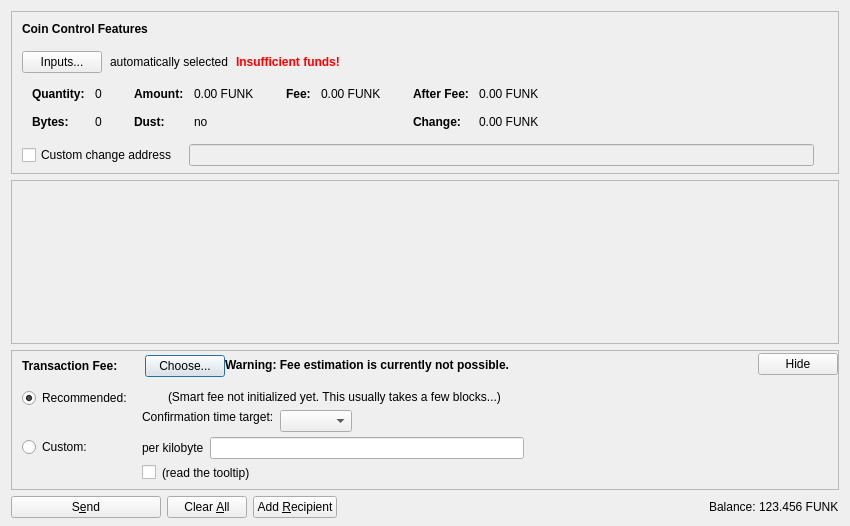
<?xml version="1.0" encoding="UTF-8"?>
<ui version="4.0">
 <class>SendCoinsDialog</class>
 <widget class="QDialog" name="SendCoinsDialog">
  <property name="geometry">
   <rect>
    <x>0</x>
    <y>0</y>
    <width>850</width>
    <height>526</height>
   </rect>
  </property>
  <property name="windowTitle">
   <string>Send Coins</string>
  </property>
  <layout class="QVBoxLayout" name="verticalLayout" stretch="0,1,0,0">
   <property name="bottomMargin">
    <number>8</number>
   </property>
   <item>
    <widget class="QFrame" name="frameCoinControl">
     <property name="sizePolicy">
      <sizepolicy hsizetype="Expanding" vsizetype="Expanding">
       <horstretch>0</horstretch>
       <verstretch>0</verstretch>
      </sizepolicy>
     </property>
     <property name="maximumSize">
      <size>
       <width>16777215</width>
       <height>16777215</height>
      </size>
     </property>
     <property name="frameShape">
      <enum>QFrame::StyledPanel</enum>
     </property>
     <property name="frameShadow">
      <enum>QFrame::Sunken</enum>
     </property>
     <layout class="QVBoxLayout" name="verticalLayoutCoinControl2">
      <property name="spacing">
       <number>0</number>
      </property>
      <property name="leftMargin">
       <number>0</number>
      </property>
      <property name="topMargin">
       <number>0</number>
      </property>
      <property name="rightMargin">
       <number>0</number>
      </property>
      <property name="bottomMargin">
       <number>6</number>
      </property>
      <item>
       <layout class="QVBoxLayout" name="verticalLayoutCoinControl" stretch="0,0,0,0,1">
        <property name="spacing">
         <number>0</number>
        </property>
        <property name="leftMargin">
         <number>10</number>
        </property>
        <property name="topMargin">
         <number>10</number>
        </property>
        <item>
         <layout class="QHBoxLayout" name="horizontalLayoutCoinControl1">
          <property name="bottomMargin">
           <number>15</number>
          </property>
          <item>
           <widget class="QLabel" name="labelCoinControlFeatures">
            <property name="sizePolicy">
             <sizepolicy hsizetype="Preferred" vsizetype="Maximum">
              <horstretch>0</horstretch>
              <verstretch>0</verstretch>
             </sizepolicy>
            </property>
            <property name="font">
             <font>
              <weight>75</weight>
              <bold>true</bold>
             </font>
            </property>
            <property name="styleSheet">
             <string notr="true">font-weight:bold;</string>
            </property>
            <property name="text">
             <string>Coin Control Features</string>
            </property>
           </widget>
          </item>
         </layout>
        </item>
        <item>
         <layout class="QHBoxLayout" name="horizontalLayoutCoinControl2" stretch="0,0,0,0">
          <property name="spacing">
           <number>8</number>
          </property>
          <property name="bottomMargin">
           <number>10</number>
          </property>
          <item>
           <widget class="QPushButton" name="pushButtonCoinControl">
            <property name="styleSheet">
             <string notr="true"/>
            </property>
            <property name="text">
             <string>Inputs...</string>
            </property>
            <property name="autoDefault">
             <bool>false</bool>
            </property>
           </widget>
          </item>
          <item>
           <widget class="QLabel" name="labelCoinControlAutomaticallySelected">
            <property name="text">
             <string>automatically selected</string>
            </property>
            <property name="margin">
             <number>5</number>
            </property>
           </widget>
          </item>
          <item>
           <widget class="QLabel" name="labelCoinControlInsuffFunds">
            <property name="font">
             <font>
              <weight>75</weight>
              <bold>true</bold>
             </font>
            </property>
            <property name="styleSheet">
             <string notr="true">color:red;font-weight:bold;</string>
            </property>
            <property name="text">
             <string>Insufficient funds!</string>
            </property>
            <property name="margin">
             <number>5</number>
            </property>
           </widget>
          </item>
          <item>
           <spacer name="horizontalSpacerCoinControl">
            <property name="orientation">
             <enum>Qt::Horizontal</enum>
            </property>
            <property name="sizeHint" stdset="0">
             <size>
              <width>40</width>
              <height>1</height>
             </size>
            </property>
           </spacer>
          </item>
         </layout>
        </item>
        <item>
         <widget class="QWidget" name="widgetCoinControl" native="true">
          <property name="sizePolicy">
           <sizepolicy hsizetype="Preferred" vsizetype="Preferred">
            <horstretch>0</horstretch>
            <verstretch>0</verstretch>
           </sizepolicy>
          </property>
          <property name="minimumSize">
           <size>
            <width>0</width>
            <height>0</height>
           </size>
          </property>
          <property name="styleSheet">
           <string notr="true"/>
          </property>
          <layout class="QHBoxLayout" name="horizontalLayoutCoinControl5">
           <property name="leftMargin">
            <number>0</number>
           </property>
           <property name="topMargin">
            <number>0</number>
           </property>
           <property name="rightMargin">
            <number>0</number>
           </property>
           <property name="bottomMargin">
            <number>0</number>
           </property>
           <item>
            <layout class="QHBoxLayout" name="horizontalLayoutCoinControl3" stretch="0,0,0,1">
             <property name="spacing">
              <number>20</number>
             </property>
             <property name="topMargin">
              <number>0</number>
             </property>
             <property name="bottomMargin">
              <number>10</number>
             </property>
             <item>
              <layout class="QFormLayout" name="formLayoutCoinControl1">
               <property name="horizontalSpacing">
                <number>10</number>
               </property>
               <property name="verticalSpacing">
                <number>14</number>
               </property>
               <property name="leftMargin">
                <number>10</number>
               </property>
               <property name="topMargin">
                <number>4</number>
               </property>
               <property name="rightMargin">
                <number>6</number>
               </property>
               <item row="0" column="0">
                <widget class="QLabel" name="labelCoinControlQuantityText">
                 <property name="font">
                  <font>
                   <weight>75</weight>
                   <bold>true</bold>
                  </font>
                 </property>
                 <property name="text">
                  <string>Quantity:</string>
                 </property>
                 <property name="margin">
                  <number>0</number>
                 </property>
                </widget>
               </item>
               <item row="0" column="1">
                <widget class="QLabel" name="labelCoinControlQuantity">
                 <property name="cursor">
                  <cursorShape>IBeamCursor</cursorShape>
                 </property>
                 <property name="contextMenuPolicy">
                  <enum>Qt::ActionsContextMenu</enum>
                 </property>
                 <property name="text">
                  <string notr="true">0</string>
                 </property>
                 <property name="margin">
                  <number>0</number>
                 </property>
                 <property name="textInteractionFlags">
                  <set>Qt::LinksAccessibleByMouse|Qt::TextSelectableByKeyboard|Qt::TextSelectableByMouse</set>
                 </property>
                </widget>
               </item>
               <item row="1" column="0">
                <widget class="QLabel" name="labelCoinControlBytesText">
                 <property name="font">
                  <font>
                   <weight>75</weight>
                   <bold>true</bold>
                  </font>
                 </property>
                 <property name="text">
                  <string>Bytes:</string>
                 </property>
                </widget>
               </item>
               <item row="1" column="1">
                <widget class="QLabel" name="labelCoinControlBytes">
                 <property name="cursor">
                  <cursorShape>IBeamCursor</cursorShape>
                 </property>
                 <property name="contextMenuPolicy">
                  <enum>Qt::ActionsContextMenu</enum>
                 </property>
                 <property name="text">
                  <string notr="true">0</string>
                 </property>
                 <property name="textInteractionFlags">
                  <set>Qt::LinksAccessibleByMouse|Qt::TextSelectableByKeyboard|Qt::TextSelectableByMouse</set>
                 </property>
                </widget>
               </item>
              </layout>
             </item>
             <item>
              <layout class="QFormLayout" name="formLayoutCoinControl2">
               <property name="horizontalSpacing">
                <number>10</number>
               </property>
               <property name="verticalSpacing">
                <number>14</number>
               </property>
               <property name="leftMargin">
                <number>6</number>
               </property>
               <property name="topMargin">
                <number>4</number>
               </property>
               <property name="rightMargin">
                <number>6</number>
               </property>
               <item row="0" column="0">
                <widget class="QLabel" name="labelCoinControlAmountText">
                 <property name="font">
                  <font>
                   <weight>75</weight>
                   <bold>true</bold>
                  </font>
                 </property>
                 <property name="text">
                  <string>Amount:</string>
                 </property>
                 <property name="margin">
                  <number>0</number>
                 </property>
                </widget>
               </item>
               <item row="0" column="1">
                <widget class="QLabel" name="labelCoinControlAmount">
                 <property name="cursor">
                  <cursorShape>IBeamCursor</cursorShape>
                 </property>
                 <property name="contextMenuPolicy">
                  <enum>Qt::ActionsContextMenu</enum>
                 </property>
                 <property name="text">
                  <string notr="true">0.00 FUNK</string>
                 </property>
                 <property name="textInteractionFlags">
                  <set>Qt::LinksAccessibleByMouse|Qt::TextSelectableByKeyboard|Qt::TextSelectableByMouse</set>
                 </property>
                </widget>
               </item>
               <item row="1" column="0">
                <widget class="QLabel" name="labelCoinControlLowOutputText">
                 <property name="font">
                  <font>
                   <weight>75</weight>
                   <bold>true</bold>
                  </font>
                 </property>
                 <property name="text">
                  <string>Dust:</string>
                 </property>
                </widget>
               </item>
               <item row="1" column="1">
                <widget class="QLabel" name="labelCoinControlLowOutput">
                 <property name="cursor">
                  <cursorShape>IBeamCursor</cursorShape>
                 </property>
                 <property name="contextMenuPolicy">
                  <enum>Qt::ActionsContextMenu</enum>
                 </property>
                 <property name="text">
                  <string notr="true">no</string>
                 </property>
                 <property name="textInteractionFlags">
                  <set>Qt::LinksAccessibleByMouse|Qt::TextSelectableByKeyboard|Qt::TextSelectableByMouse</set>
                 </property>
                </widget>
               </item>
              </layout>
             </item>
             <item>
              <layout class="QFormLayout" name="formLayoutCoinControl3">
               <property name="horizontalSpacing">
                <number>10</number>
               </property>
               <property name="verticalSpacing">
                <number>14</number>
               </property>
               <property name="leftMargin">
                <number>6</number>
               </property>
               <property name="topMargin">
                <number>4</number>
               </property>
               <property name="rightMargin">
                <number>6</number>
               </property>
               <item row="0" column="0">
                <widget class="QLabel" name="labelCoinControlFeeText">
                 <property name="font">
                  <font>
                   <weight>75</weight>
                   <bold>true</bold>
                  </font>
                 </property>
                 <property name="text">
                  <string>Fee:</string>
                 </property>
                 <property name="margin">
                  <number>0</number>
                 </property>
                </widget>
               </item>
               <item row="0" column="1">
                <widget class="QLabel" name="labelCoinControlFee">
                 <property name="cursor">
                  <cursorShape>IBeamCursor</cursorShape>
                 </property>
                 <property name="contextMenuPolicy">
                  <enum>Qt::ActionsContextMenu</enum>
                 </property>
                 <property name="text">
                  <string notr="true">0.00 FUNK</string>
                 </property>
                 <property name="textInteractionFlags">
                  <set>Qt::LinksAccessibleByMouse|Qt::TextSelectableByKeyboard|Qt::TextSelectableByMouse</set>
                 </property>
                </widget>
               </item>
              </layout>
             </item>
             <item>
              <layout class="QFormLayout" name="formLayoutCoinControl4">
               <property name="horizontalSpacing">
                <number>10</number>
               </property>
               <property name="verticalSpacing">
                <number>14</number>
               </property>
               <property name="leftMargin">
                <number>6</number>
               </property>
               <property name="topMargin">
                <number>4</number>
               </property>
               <property name="rightMargin">
                <number>6</number>
               </property>
               <item row="0" column="0">
                <widget class="QLabel" name="labelCoinControlAfterFeeText">
                 <property name="font">
                  <font>
                   <weight>75</weight>
                   <bold>true</bold>
                  </font>
                 </property>
                 <property name="text">
                  <string>After Fee:</string>
                 </property>
                 <property name="margin">
                  <number>0</number>
                 </property>
                </widget>
               </item>
               <item row="0" column="1">
                <widget class="QLabel" name="labelCoinControlAfterFee">
                 <property name="cursor">
                  <cursorShape>IBeamCursor</cursorShape>
                 </property>
                 <property name="contextMenuPolicy">
                  <enum>Qt::ActionsContextMenu</enum>
                 </property>
                 <property name="text">
                  <string notr="true">0.00 FUNK</string>
                 </property>
                 <property name="textInteractionFlags">
                  <set>Qt::LinksAccessibleByMouse|Qt::TextSelectableByKeyboard|Qt::TextSelectableByMouse</set>
                 </property>
                </widget>
               </item>
               <item row="1" column="0">
                <widget class="QLabel" name="labelCoinControlChangeText">
                 <property name="font">
                  <font>
                   <weight>75</weight>
                   <bold>true</bold>
                  </font>
                 </property>
                 <property name="text">
                  <string>Change:</string>
                 </property>
                </widget>
               </item>
               <item row="1" column="1">
                <widget class="QLabel" name="labelCoinControlChange">
                 <property name="cursor">
                  <cursorShape>IBeamCursor</cursorShape>
                 </property>
                 <property name="contextMenuPolicy">
                  <enum>Qt::ActionsContextMenu</enum>
                 </property>
                 <property name="text">
                  <string notr="true">0.00 FUNK</string>
                 </property>
                 <property name="textInteractionFlags">
                  <set>Qt::LinksAccessibleByMouse|Qt::TextSelectableByKeyboard|Qt::TextSelectableByMouse</set>
                 </property>
                </widget>
               </item>
              </layout>
             </item>
            </layout>
           </item>
          </layout>
         </widget>
        </item>
        <item>
         <layout class="QHBoxLayout" name="horizontalLayoutCoinControl4" stretch="0,0,0">
          <property name="spacing">
           <number>12</number>
          </property>
          <property name="sizeConstraint">
           <enum>QLayout::SetDefaultConstraint</enum>
          </property>
          <property name="topMargin">
           <number>5</number>
          </property>
          <property name="rightMargin">
           <number>5</number>
          </property>
          <item>
           <widget class="QCheckBox" name="checkBoxCoinControlChange">
            <property name="toolTip">
             <string>If this is activated, but the change address is empty or invalid, change will be sent to a newly generated address.</string>
            </property>
            <property name="text">
             <string>Custom change address</string>
            </property>
           </widget>
          </item>
          <item>
           <widget class="QValidatedLineEdit" name="lineEditCoinControlChange">
            <property name="enabled">
             <bool>false</bool>
            </property>
            <property name="sizePolicy">
             <sizepolicy hsizetype="Expanding" vsizetype="Fixed">
              <horstretch>0</horstretch>
              <verstretch>0</verstretch>
             </sizepolicy>
            </property>
           </widget>
          </item>
          <item>
           <widget class="QLabel" name="labelCoinControlChangeLabel">
            <property name="sizePolicy">
             <sizepolicy hsizetype="Preferred" vsizetype="Expanding">
              <horstretch>0</horstretch>
              <verstretch>0</verstretch>
             </sizepolicy>
            </property>
            <property name="minimumSize">
             <size>
              <width>0</width>
              <height>0</height>
             </size>
            </property>
            <property name="text">
             <string/>
            </property>
            <property name="margin">
             <number>3</number>
            </property>
           </widget>
          </item>
         </layout>
        </item>
        <item>
         <spacer name="verticalSpacerCoinControl">
          <property name="orientation">
           <enum>Qt::Vertical</enum>
          </property>
          <property name="sizeHint" stdset="0">
           <size>
            <width>800</width>
            <height>1</height>
           </size>
          </property>
         </spacer>
        </item>
       </layout>
      </item>
     </layout>
    </widget>
   </item>
   <item>
    <widget class="QScrollArea" name="scrollArea">
     <property name="widgetResizable">
      <bool>true</bool>
     </property>
     <widget class="QWidget" name="scrollAreaWidgetContents">
      <property name="geometry">
       <rect>
        <x>0</x>
        <y>0</y>
        <width>830</width>
        <height>104</height>
       </rect>
      </property>
      <layout class="QVBoxLayout" name="verticalLayout_2" stretch="0,1">
       <property name="leftMargin">
        <number>0</number>
       </property>
       <property name="topMargin">
        <number>0</number>
       </property>
       <property name="rightMargin">
        <number>0</number>
       </property>
       <property name="bottomMargin">
        <number>0</number>
       </property>
       <item>
        <layout class="QVBoxLayout" name="entries">
         <property name="spacing">
          <number>6</number>
         </property>
        </layout>
       </item>
       <item>
        <spacer name="verticalSpacer">
         <property name="orientation">
          <enum>Qt::Vertical</enum>
         </property>
         <property name="sizeHint" stdset="0">
          <size>
           <width>20</width>
           <height>40</height>
          </size>
         </property>
        </spacer>
       </item>
      </layout>
     </widget>
    </widget>
   </item>
   <item>
    <widget class="QFrame" name="frameFee">
     <property name="sizePolicy">
      <sizepolicy hsizetype="Expanding" vsizetype="Expanding">
       <horstretch>0</horstretch>
       <verstretch>0</verstretch>
      </sizepolicy>
     </property>
     <property name="maximumSize">
      <size>
       <width>16777215</width>
       <height>16777215</height>
      </size>
     </property>
     <property name="frameShape">
      <enum>QFrame::StyledPanel</enum>
     </property>
     <property name="frameShadow">
      <enum>QFrame::Sunken</enum>
     </property>
     <layout class="QVBoxLayout" name="verticalLayoutFee1">
      <property name="spacing">
       <number>0</number>
      </property>
      <property name="leftMargin">
       <number>0</number>
      </property>
      <property name="topMargin">
       <number>0</number>
      </property>
      <property name="rightMargin">
       <number>0</number>
      </property>
      <property name="bottomMargin">
       <number>0</number>
      </property>
      <item>
       <layout class="QVBoxLayout" name="verticalLayoutFee2" stretch="0,0,0">
        <property name="spacing">
         <number>0</number>
        </property>
        <property name="leftMargin">
         <number>10</number>
        </property>
        <property name="topMargin">
         <number>0</number>
        </property>
        <item>
         <layout class="QHBoxLayout" name="horizontalLayoutFee1">
          <property name="bottomMargin">
           <number>0</number>
          </property>
          <item>
           <layout class="QVBoxLayout" name="verticalLayoutFee7">
            <property name="spacing">
             <number>0</number>
            </property>
            <item>
             <spacer name="verticalSpacerSmartFee">
              <property name="orientation">
               <enum>Qt::Vertical</enum>
              </property>
              <property name="sizeType">
               <enum>QSizePolicy::Fixed</enum>
              </property>
              <property name="sizeHint" stdset="0">
               <size>
                <width>1</width>
                <height>4</height>
               </size>
              </property>
             </spacer>
            </item>
            <item>
             <layout class="QHBoxLayout" name="horizontalLayoutSmartFee">
              <property name="spacing">
               <number>10</number>
              </property>
              <item>
               <widget class="QLabel" name="labelFeeHeadline">
                <property name="sizePolicy">
                 <sizepolicy hsizetype="Preferred" vsizetype="Maximum">
                  <horstretch>0</horstretch>
                  <verstretch>0</verstretch>
                 </sizepolicy>
                </property>
                <property name="font">
                 <font>
                  <weight>75</weight>
                  <bold>true</bold>
                 </font>
                </property>
                <property name="styleSheet">
                 <string notr="true">font-weight:bold;</string>
                </property>
                <property name="text">
                 <string>Transaction Fee:</string>
                </property>
               </widget>
              </item>
              <item>
               <widget class="QLabel" name="labelFeeMinimized">
                <property name="text">
                 <string/>
                </property>
               </widget>
              </item>
              <item>
               <widget class="QPushButton" name="buttonChooseFee">
                <property name="text">
                 <string>Choose...</string>
                </property>
               </widget>
              </item>
             </layout>
            </item>
            <item>
             <spacer name="verticalSpacer_5">
              <property name="orientation">
               <enum>Qt::Vertical</enum>
              </property>
              <property name="sizeHint" stdset="0">
               <size>
                <width>1</width>
                <height>1</height>
               </size>
              </property>
             </spacer>
            </item>
           </layout>
          </item>
          <item>
           <widget class="QLabel" name="fallbackFeeWarningLabel">
            <property name="toolTip">
             <string>Using the fallbackfee can result in sending a transaction that will take several hours or days (or never) to confirm. Consider choosing your fee manually or wait until you have validated the complete chain.</string>
            </property>
            <property name="font">
            <font>
                <weight>75</weight>
                <bold>true</bold>
            </font>
            </property>
            <property name="text">
             <string>Warning: Fee estimation is currently not possible.</string>
            </property>
            <property name="wordWrap">
             <bool>false</bool>
            </property>
           </widget>
          </item>
          <item>
           <spacer name="horizontalSpacer_4">
            <property name="orientation">
             <enum>Qt::Horizontal</enum>
            </property>
            <property name="sizeType">
             <enum>QSizePolicy::MinimumExpanding</enum>
            </property>
            <property name="sizeHint" stdset="0">
             <size>
              <width>40</width>
              <height>20</height>
             </size>
            </property>
           </spacer>
          </item>
          <item>
           <widget class="QPushButton" name="buttonMinimizeFee">
            <property name="toolTip">
             <string>collapse fee-settings</string>
            </property>
            <property name="text">
             <string>Hide</string>
            </property>
           </widget>
          </item>
         </layout>
        </item>
        <item>
         <widget class="QFrame" name="frameFeeSelection">
          <layout class="QVBoxLayout" name="verticalLayoutFee12">
           <property name="spacing">
            <number>0</number>
           </property>
           <property name="leftMargin">
            <number>0</number>
           </property>
           <property name="topMargin">
            <number>0</number>
           </property>
           <property name="rightMargin">
            <number>0</number>
           </property>
           <property name="bottomMargin">
            <number>0</number>
           </property>
           <item>
            <layout class="QGridLayout" name="gridLayoutFee">
             <property name="topMargin">
              <number>10</number>
             </property>
             <property name="bottomMargin">
              <number>4</number>
             </property>
             <property name="horizontalSpacing">
              <number>10</number>
             </property>
             <property name="verticalSpacing">
              <number>4</number>
             </property>
             <item row="1" column="1">
              <layout class="QVBoxLayout" name="verticalLayoutFee8">
               <property name="spacing">
                <number>6</number>
               </property>
               <item>
                <layout class="QHBoxLayout" name="horizontalLayoutFee13">
                 <item>
                  <widget class="QLabel" name="labelCustomPerKilobyte">
                   <property name="toolTip">
                    <string>If the custom fee is set to 1000 satoshis and the transaction is only 250 bytes, then &quot;per kilobyte&quot; only pays 250 satoshis in fee, while &quot;total at least&quot; pays 1000 satoshis. For transactions bigger than a kilobyte both pay by kilobyte.</string>
                   </property>
                   <property name="text">
                    <string>per kilobyte</string>
                   </property>
                  </widget>
                 </item>
                 <item>
                  <widget class="BitcoinAmountField" name="customFee"/>
                 </item>
                 <item>
                  <spacer name="horizontalSpacer_6">
                   <property name="orientation">
                    <enum>Qt::Horizontal</enum>
                   </property>
                   <property name="sizeHint" stdset="0">
                    <size>
                     <width>1</width>
                     <height>1</height>
                    </size>
                   </property>
                  </spacer>
                 </item>
                </layout>
               </item>
               <item>
                <layout class="QHBoxLayout" name="horizontalLayoutFee8">
                 <item>
                  <widget class="QCheckBox" name="checkBoxMinimumFee">
                   <property name="toolTip">
                    <string>Paying only the minimum fee is just fine as long as there is less transaction volume than space in the blocks. But be aware that this can end up in a never confirming transaction once there is more demand for cypherfunk transactions than the network can process.</string>
                   </property>
                   <property name="text">
                    <string/>
                   </property>
                  </widget>
                 </item>
                 <item>
                  <widget class="QLabel" name="labelMinFeeWarning">
                   <property name="enabled">
                    <bool>true</bool>
                   </property>
                   <property name="toolTip">
                    <string>Paying only the minimum fee is just fine as long as there is less transaction volume than space in the blocks. But be aware that this can end up in a never confirming transaction once there is more demand for cypherfunk transactions than the network can process.</string>
                   </property>
                   <property name="text">
                    <string>(read the tooltip)</string>
                   </property>
                   <property name="margin">
                    <number>5</number>
                   </property>
                  </widget>
                 </item>
                 <item>
                  <spacer name="horizontalSpacer_2">
                   <property name="orientation">
                    <enum>Qt::Horizontal</enum>
                   </property>
                   <property name="sizeHint" stdset="0">
                    <size>
                     <width>1</width>
                     <height>1</height>
                    </size>
                   </property>
                  </spacer>
                 </item>
                </layout>
               </item>
              </layout>
             </item>
             <item row="0" column="0">
              <layout class="QVBoxLayout" name="verticalLayoutFee4" stretch="0,1">
               <item>
                <widget class="QRadioButton" name="radioSmartFee">
                 <property name="text">
                  <string>Recommended:</string>
                 </property>
                 <property name="checked">
                  <bool>true</bool>
                 </property>
                 <attribute name="buttonGroup">
                  <string notr="true">groupFee</string>
                 </attribute>
                </widget>
               </item>
               <item>
                <spacer name="verticalSpacer_2">
                 <property name="orientation">
                  <enum>Qt::Vertical</enum>
                 </property>
                 <property name="sizeHint" stdset="0">
                  <size>
                   <width>1</width>
                   <height>1</height>
                  </size>
                 </property>
                </spacer>
               </item>
              </layout>
             </item>
             <item row="1" column="0">
              <layout class="QVBoxLayout" name="verticalLayoutFee9" stretch="0,1">
               <item>
                <widget class="QRadioButton" name="radioCustomFee">
                 <property name="text">
                  <string>Custom:</string>
                 </property>
                 <attribute name="buttonGroup">
                  <string notr="true">groupFee</string>
                 </attribute>
                </widget>
               </item>
               <item>
                <spacer name="verticalSpacer_6">
                 <property name="orientation">
                  <enum>Qt::Vertical</enum>
                 </property>
                 <property name="sizeHint" stdset="0">
                  <size>
                   <width>1</width>
                   <height>1</height>
                  </size>
                 </property>
                </spacer>
               </item>
              </layout>
             </item>
             <item row="0" column="1">
              <layout class="QVBoxLayout" name="verticalLayoutFee3" stretch="0,0,1">
               <property name="spacing">
                <number>6</number>
               </property>
               <property name="topMargin">
                <number>2</number>
               </property>
               <item>
                <layout class="QHBoxLayout" name="horizontalLayoutFee12">
                 <item>
                  <widget class="QLabel" name="labelSmartFee">
                   <property name="text">
                    <string/>
                   </property>
                   <property name="margin">
                    <number>2</number>
                   </property>
                  </widget>
                 </item>
                 <item>
                  <widget class="QLabel" name="labelFeeEstimation">
                   <property name="text">
                    <string/>
                   </property>
                  </widget>
                 </item>
                 <item>
                  <widget class="QLabel" name="labelSmartFee2">
                   <property name="text">
                    <string>(Smart fee not initialized yet. This usually takes a few blocks...)</string>
                   </property>
                   <property name="margin">
                    <number>2</number>
                   </property>
                  </widget>
                 </item>
                 <item>
                  <spacer name="horizontalSpacer_5">
                   <property name="orientation">
                    <enum>Qt::Horizontal</enum>
                   </property>
                   <property name="sizeHint" stdset="0">
                    <size>
                     <width>1</width>
                     <height>1</height>
                    </size>
                   </property>
                  </spacer>
                 </item>
                </layout>
               </item>
               <item>
                <layout class="QHBoxLayout" name="horizontalLayoutFee9">
                 <item>
                  <layout class="QVBoxLayout" name="verticalLayoutFee6">
                   <item>
                    <widget class="QLabel" name="labelSmartFee3">
                     <property name="text">
                      <string>Confirmation time target:</string>
                     </property>
                     <property name="margin">
                      <number>2</number>
                     </property>
                    </widget>
                   </item>
                   <item>
                    <spacer name="verticalSpacer_3">
                     <property name="orientation">
                      <enum>Qt::Vertical</enum>
                     </property>
                     <property name="sizeHint" stdset="0">
                      <size>
                       <width>1</width>
                       <height>1</height>
                      </size>
                     </property>
                    </spacer>
                   </item>
                  </layout>
                 </item>
                 <item>
                  <layout class="QVBoxLayout" name="verticalLayoutFee5">
                   <property name="rightMargin">
                    <number>30</number>
                   </property>
                   <item>
                    <layout class="QHBoxLayout" name="horizontalLayoutConfTarget">
                     <property name="bottomMargin">
                      <number>0</number>
                     </property>
                     <item>
                      <widget class="QComboBox" name="confTargetSelector"/>
                     </item>
                     <item>
                      <spacer name="horizontalSpacerConfTarget">
                       <property name="orientation">
                        <enum>Qt::Horizontal</enum>
                       </property>
                       <property name="sizeHint" stdset="0">
                        <size>
                         <width>40</width>
                         <height>20</height>
                        </size>
                       </property>
                      </spacer>
                     </item>
                    </layout>
                   </item>
                  </layout>
                 </item>
                </layout>
               </item>
               <item>
                <spacer name="verticalSpacer_4">
                 <property name="orientation">
                  <enum>Qt::Vertical</enum>
                 </property>
                 <property name="sizeHint" stdset="0">
                  <size>
                   <width>1</width>
                   <height>1</height>
                  </size>
                 </property>
                </spacer>
               </item>
              </layout>
             </item>
            </layout>
           </item>
          </layout>
         </widget>
        </item>
        <item>
         <spacer name="verticalSpacerFee">
          <property name="orientation">
           <enum>Qt::Vertical</enum>
          </property>
          <property name="sizeHint" stdset="0">
           <size>
            <width>40</width>
            <height>5</height>
           </size>
          </property>
         </spacer>
        </item>
       </layout>
      </item>
     </layout>
    </widget>
   </item>
   <item>
    <layout class="QHBoxLayout" name="horizontalLayout">
     <item>
      <widget class="QPushButton" name="sendButton">
       <property name="minimumSize">
        <size>
         <width>150</width>
         <height>0</height>
        </size>
       </property>
       <property name="toolTip">
        <string>Confirm the send action</string>
       </property>
       <property name="text">
        <string>S&amp;end</string>
       </property>
       <property name="icon">
        <iconset resource="../bitcoin.qrc">
         <normaloff>:/icons/send</normaloff>:/icons/send</iconset>
       </property>
       <property name="autoDefault">
        <bool>false</bool>
       </property>
       <property name="default">
        <bool>false</bool>
       </property>
      </widget>
     </item>
     <item>
      <widget class="QPushButton" name="clearButton">
       <property name="sizePolicy">
        <sizepolicy hsizetype="Minimum" vsizetype="Fixed">
         <horstretch>0</horstretch>
         <verstretch>0</verstretch>
        </sizepolicy>
       </property>
       <property name="toolTip">
        <string>Clear all fields of the form.</string>
       </property>
       <property name="text">
        <string>Clear &amp;All</string>
       </property>
       <property name="icon">
        <iconset resource="../bitcoin.qrc">
         <normaloff>:/icons/remove</normaloff>:/icons/remove</iconset>
       </property>
       <property name="autoDefault">
        <bool>false</bool>
       </property>
      </widget>
     </item>
     <item>
      <widget class="QPushButton" name="addButton">
       <property name="toolTip">
        <string>Send to multiple recipients at once</string>
       </property>
       <property name="text">
        <string>Add &amp;Recipient</string>
       </property>
       <property name="icon">
        <iconset resource="../bitcoin.qrc">
         <normaloff>:/icons/add</normaloff>:/icons/add</iconset>
       </property>
       <property name="autoDefault">
        <bool>false</bool>
       </property>
      </widget>
     </item>
     <item>
      <spacer name="horizontalSpacer">
       <property name="orientation">
        <enum>Qt::Horizontal</enum>
       </property>
       <property name="sizeHint" stdset="0">
        <size>
         <width>40</width>
         <height>20</height>
        </size>
       </property>
      </spacer>
     </item>
     <item>
      <layout class="QHBoxLayout" name="horizontalLayout_2">
       <property name="spacing">
        <number>3</number>
       </property>
       <item>
        <widget class="QLabel" name="label">
         <property name="sizePolicy">
          <sizepolicy hsizetype="Preferred" vsizetype="Fixed">
           <horstretch>0</horstretch>
           <verstretch>0</verstretch>
          </sizepolicy>
         </property>
         <property name="text">
          <string>Balance:</string>
         </property>
        </widget>
       </item>
       <item>
        <widget class="QLabel" name="labelBalance">
         <property name="sizePolicy">
          <sizepolicy hsizetype="Preferred" vsizetype="Fixed">
           <horstretch>0</horstretch>
           <verstretch>0</verstretch>
          </sizepolicy>
         </property>
         <property name="cursor">
          <cursorShape>IBeamCursor</cursorShape>
         </property>
         <property name="text">
          <string notr="true">123.456 FUNK</string>
         </property>
         <property name="textInteractionFlags">
          <set>Qt::LinksAccessibleByMouse|Qt::TextSelectableByKeyboard|Qt::TextSelectableByMouse</set>
         </property>
        </widget>
       </item>
      </layout>
     </item>
    </layout>
   </item>
  </layout>
 </widget>
 <customwidgets>
  <customwidget>
   <class>QValidatedLineEdit</class>
   <extends>QLineEdit</extends>
   <header>qvalidatedlineedit.h</header>
  </customwidget>
  <customwidget>
   <class>BitcoinAmountField</class>
   <extends>QLineEdit</extends>
   <header>bitcoinamountfield.h</header>
   <container>1</container>
  </customwidget>
 </customwidgets>
 <resources>
  <include location="../bitcoin.qrc"/>
 </resources>
 <connections/>
 <buttongroups>
  <buttongroup name="groupFee"/>
 </buttongroups>
</ui>
